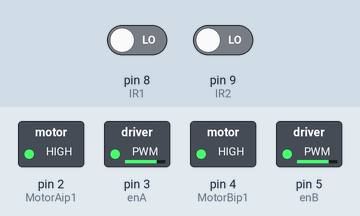
Recording of a sketch running on a simulated Arduino Uno, built with avr-gcc and run on an emulated ATmega328P. Parts: switched loads named in the sketch (green lamp = pin HIGH). The test bench sets the inputs (shaded band); at power-on: pin 8 (IR1) LOW, pin 9 (IR2) LOW.

Above: at 1.2 s.
1.3 s: pin 8 (IR1) driven HIGH
At 2.5 s:
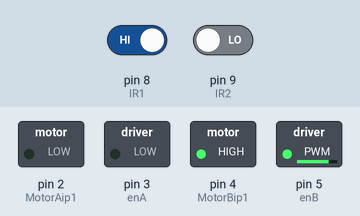
2.8 s: pin 9 (IR2) driven HIGH
At 3.7 s:
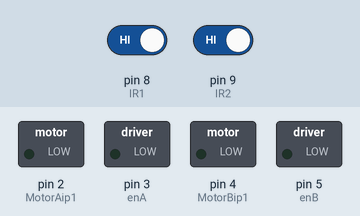
4.3 s: pin 8 (IR1) driven LOW
At 4.9 s:
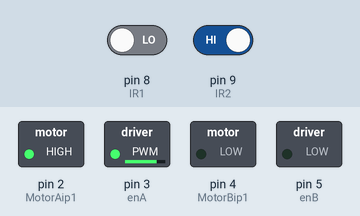
5.8 s: pin 9 (IR2) driven LOW
At 7.2 s:
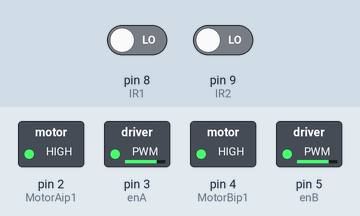
Timing chart, 0 to 8.3 s (numbered marks = the images above; inputs shaded):
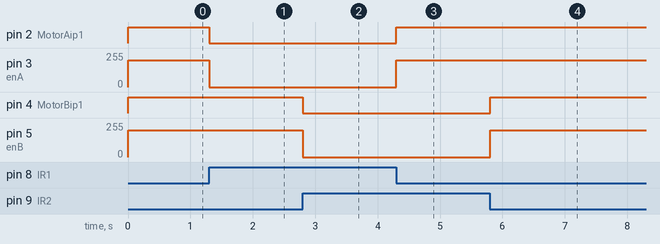

The sketch:

Line_Following.ino
```cpp
// Black Line Follower
int IR1=8;      //Right sensor
int IR2=9;    //left Sensor
// motor one
int enA = 3;    //Right motor
int MotorAip1=2;
int MotorBip1=4;
// motor two
int enB = 5;    //Left motor

void setup()
{
  // put your setup code here, to run once:
  pinMode(enA, OUTPUT);
  pinMode(enB, OUTPUT);
  pinMode(IR1,INPUT);
  pinMode(IR2,INPUT);
  pinMode(MotorAip1,OUTPUT);
  pinMode(MotorBip1,OUTPUT);
}
void loop()
{
   if(digitalRead(IR1)==HIGH && digitalRead(IR2)==HIGH) //IR will not glow on black line
  {
    //Stop both Motors
    digitalWrite(MotorAip1,LOW);
    digitalWrite(MotorBip1,LOW);
   analogWrite (enA, 0);
   analogWrite (enB, 0);
  }

  else if(digitalRead(IR1)==LOW && digitalRead(IR2)==LOW)  //IR not on black line
  {
    //Move both the Motors
    digitalWrite(MotorAip1,HIGH);
    digitalWrite(MotorBip1,HIGH);
    analogWrite (enA, 200);
    analogWrite (enB, 200);
  }

  else if(digitalRead(IR1)==LOW && digitalRead(IR2)==HIGH)
  {
    //Tilt robot towards left by stopping the left wheel and moving the right one
    digitalWrite(MotorAip1,HIGH);
    digitalWrite(MotorBip1,LOW);
    analogWrite (enA, 200);
    analogWrite (enB, 0);
   delay(100);
  }

  else if(digitalRead(IR1)==HIGH && digitalRead(IR2)==LOW)
  {
    //Tilt robot towards right by stopping the right wheel and moving the left one
     digitalWrite(MotorAip1,LOW);     // If I want to turn right then the speed of the right wheel should be less than that of the left wheel, here, let a be the right wheel
     digitalWrite(MotorBip1,HIGH);
    analogWrite (enA, 0);
   analogWrite (enB, 200);
   delay(100);
  }

  else
  {
    //Stop both the motors
    digitalWrite(MotorAip1,LOW);
    digitalWrite(MotorBip1,LOW);
    analogWrite (enA, 0);
   analogWrite (enB, 0);
  }
}
```

Measured:
- after the input at 1.3 s, pin 2 (MotorAip1): HIGH → LOW at once; pin 3 (enA): 200/255 → 0/255 at once
- after the input at 2.8 s, pin 4 (MotorBip1): HIGH → LOW at once; pin 5 (enB): 200/255 → 0/255 at once
- after the input at 4.3 s, pin 2 (MotorAip1): LOW → HIGH at once; pin 3 (enA): 0/255 → 200/255 at once
- after the input at 5.8 s, pin 4 (MotorBip1): LOW → HIGH at once; pin 5 (enB): 0/255 → 200/255 at once
